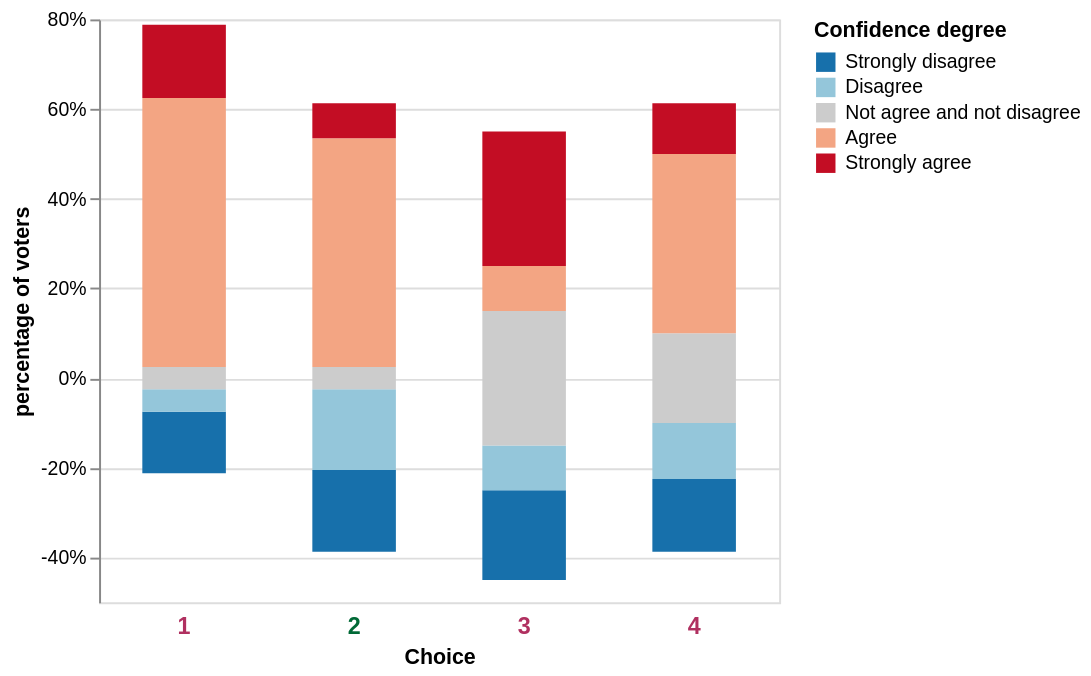

Specify this chart in Vega-Lite:
### Vega-Lite specification from a JSON file in a GitHub repository (floating-point values rounded to 4 significant figures)
{"$schema": "https://vega.github.io/schema/vega-lite/v5.json", "data": {"values": [{"choice": "1", "confidenceDegree": "Strongly disagree", "percentage": 0.137}, {"choice": "1", "confidenceDegree": "Disagree", "percentage": 0.05}, {"choice": "1", "confidenceDegree": "Not agree and not disagree", "percentage": 0.05}, {"choice": "1", "confidenceDegree": "Agree", "percentage": 0.6}, {"choice": "1", "confidenceDegree": "Strongly agree", "percentage": 0.163}, {"choice": "2", "confidenceDegree": "Strongly disagree", "percentage": 0.182}, {"choice": "2", "confidenceDegree": "Disagree", "percentage": 0.18}, {"choice": "2", "confidenceDegree": "Not agree and not disagree", "percentage": 0.05}, {"choice": "2", "confidenceDegree": "Agree", "percentage": 0.51}, {"choice": "2", "confidenceDegree": "Strongly agree", "percentage": 0.078}, {"choice": "3", "confidenceDegree": "Strongly disagree", "percentage": 0.2}, {"choice": "3", "confidenceDegree": "Disagree", "percentage": 0.1}, {"choice": "3", "confidenceDegree": "Not agree and not disagree", "percentage": 0.3}, {"choice": "3", "confidenceDegree": "Agree", "percentage": 0.1}, {"choice": "3", "confidenceDegree": "Strongly agree", "percentage": 0.3}, {"choice": "4", "confidenceDegree": "Strongly disagree", "percentage": 0.162}, {"choice": "4", "confidenceDegree": "Disagree", "percentage": 0.125}, {"choice": "4", "confidenceDegree": "Not agree and not disagree", "percentage": 0.2}, {"choice": "4", "confidenceDegree": "Agree", "percentage": 0.4}, {"choice": "4", "confidenceDegree": "Strongly agree", "percentage": 0.113}]}, "params": [{"name": "highlight", "select": {"type": "point", "on": "mouseover"}}], "transform": [{"calculate": "if(datum.confidenceDegree === 'Strongly disagree',-2,0) + if(datum.confidenceDegree==='Disagree',-1,0) + if(datum.confidenceDegree ==='Not agree and not disagree',0,0) + if(datum.confidenceDegree ==='Agree',1,0) + if(datum.confidenceDegree ==='Strongly agree',2,0)", "as": "q_order"}, {"calculate": "if(datum.confidenceDegree === 'Disagree' || datum.confidenceDegree === 'Strongly disagree', datum.percentage,0) + if(datum.confidenceDegree === 'Not agree and not disagree', datum.percentage / 2,0)", "as": "signed_percentage"}, {"stack": "percentage", "as": ["v1", "v2"], "groupby": ["choice"]}, {"joinaggregate": [{"field": "signed_percentage", "op": "sum", "as": "offset"}], "groupby": ["choice"]}, {"calculate": "datum.v1 - datum.offset", "as": "ny"}, {"calculate": "datum.v2 - datum.offset", "as": "ny2"}], "width": 350, "mark": {"type": "bar", "opacity": 1, "width": 43}, "encoding": {"y": {"field": "ny", "type": "quantitative", "title": "percentage of voters", "axis": {"labelExpr": "(isNaN(toNumber(datum.label[0]))? '-' + (slice(datum.label, 1)) : datum.label) *100 + '%'"}}, "tooltip": {"field": "percentage", "type": "nominal", "format": ".1%"}, "y2": {"field": "ny2"}, "x": {"field": "choice", "type": "nominal", "title": "Choice", "axis": {"labelAngle": 0, "offset": 5, "ticks": false, "domain": false, "labelColor": {"condition": {"test": {"field": "value", "oneOf": ["2"]}, "value": "#016936"}, "value": "#b03060"}, "labelFontWeight": "bolder", "labelFontSize": 12}}, "color": {"field": "confidenceDegree", "type": "nominal", "title": "Confidence degree", "scale": {"domain": ["Strongly disagree", "Disagree", "Not agree and not disagree", "Agree", "Strongly agree"], "range": ["#1770ab", "#94c6da", "#cccccc", "#f3a583", "#c30d24"], "type": "ordinal"}}, "opacity": {"condition": [{"param": "highlight", "empty": false, "value": 0.7}], "value": 1}}}
